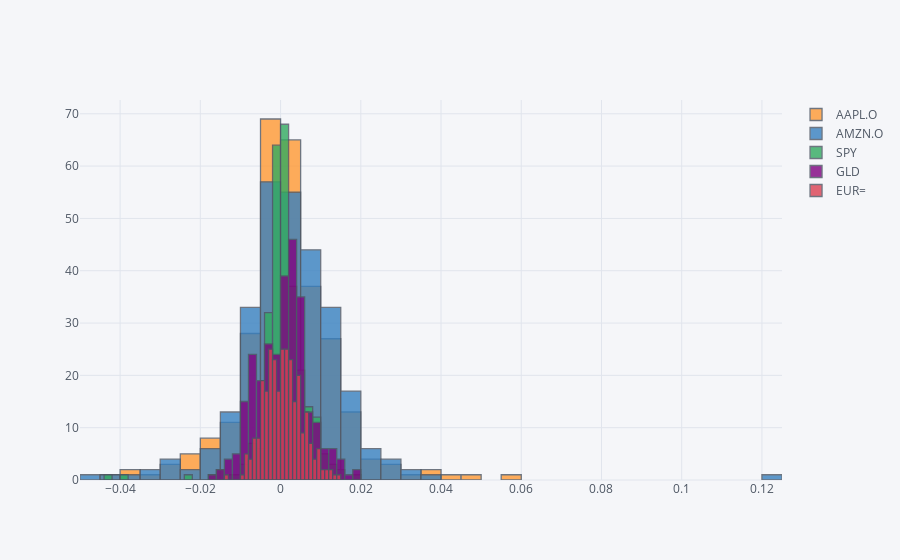

Notebook code for this chart:
### Code cell
# there is a sub-plot bug
rets.iplot(kind='histogram')

### Figure 1 — Plotly figure (JSON) as saved in the notebook; plotly's stock layout.template omitted (floating-point values rounded to 4 significant figures; data arrays with more than 128 entries replaced by an {"elided": "..."} marker saying what was removed)
{"data": [{"histfunc": "count", "histnorm": "", "marker": {"color": "rgba(255, 153, 51, 1.0)", "line": {"color": "#4D5663", "width": 1.3}}, "name": "AAPL.O", "opacity": 0.8, "orientation": "v", "type": "histogram", "uid": "3845de7b-a1e3-4914-a730-95e7826a1d67", "x": {"elided": "284 float values"}}, {"histfunc": "count", "histnorm": "", "marker": {"color": "rgba(55, 128, 191, 1.0)", "line": {"color": "#4D5663", "width": 1.3}}, "name": "AMZN.O", "opacity": 0.8, "orientation": "v", "type": "histogram", "uid": "cb7282d9-9014-4c8d-bf9e-b6843db7b86a", "x": {"elided": "284 float values"}}, {"histfunc": "count", "histnorm": "", "marker": {"color": "rgba(50, 171, 96, 1.0)", "line": {"color": "#4D5663", "width": 1.3}}, "name": "SPY", "opacity": 0.8, "orientation": "v", "type": "histogram", "uid": "ceac60b4-0d7e-432f-8d4a-2a14a192fd2d", "x": {"elided": "284 float values"}}, {"histfunc": "count", "histnorm": "", "marker": {"color": "rgba(128, 0, 128, 1.0)", "line": {"color": "#4D5663", "width": 1.3}}, "name": "GLD", "opacity": 0.8, "orientation": "v", "type": "histogram", "uid": "49e9a8ba-b861-4eee-a6e0-96dc58da5690", "x": {"elided": "284 float values"}}, {"histfunc": "count", "histnorm": "", "marker": {"color": "rgba(219, 64, 82, 1.0)", "line": {"color": "#4D5663", "width": 1.3}}, "name": "EUR=", "opacity": 0.8, "orientation": "v", "type": "histogram", "uid": "2e416b41-2900-4e9f-a66e-1cc8a05357b3", "x": {"elided": "284 float values"}}], "layout": {"barmode": "overlay", "legend": {"bgcolor": "#F5F6F9", "font": {"color": "#4D5663"}}, "paper_bgcolor": "#F5F6F9", "plot_bgcolor": "#F5F6F9", "title": {"font": {"color": "#4D5663"}}, "xaxis": {"gridcolor": "#E1E5ED", "showgrid": true, "tickfont": {"color": "#4D5663"}, "title": {"font": {"color": "#4D5663"}, "text": ""}, "zerolinecolor": "#E1E5ED"}, "yaxis": {"gridcolor": "#E1E5ED", "showgrid": true, "tickfont": {"color": "#4D5663"}, "title": {"font": {"color": "#4D5663"}, "text": ""}, "zerolinecolor": "#E1E5ED"}}}
